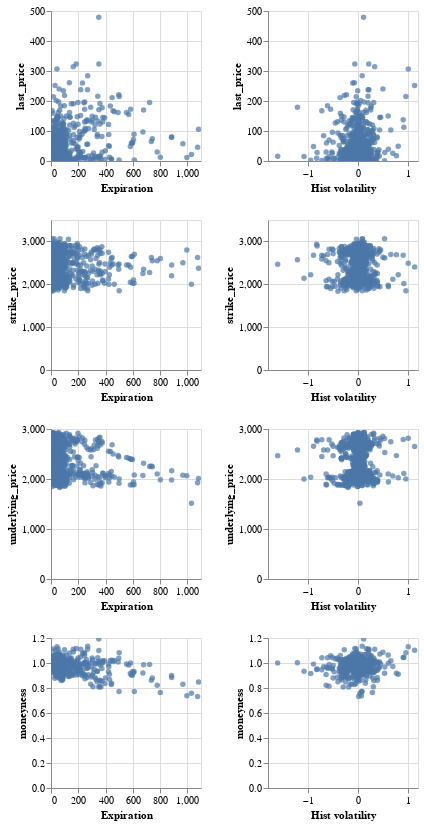

Source (notebook cell):
### Code cell
source = source[['last_price','strike_price','underlying_price','Expiration','Hist volatility','moneyness']]
alt.Chart(source).mark_circle().encode(
    alt.X(alt.repeat("column"), type='quantitative'),
    alt.Y(alt.repeat("row"), type='quantitative'),
).properties(
    width=150,
    height=150
).repeat(
    row=['last_price','strike_price', 'underlying_price', 'moneyness'],
    column=['Expiration', 'Hist volatility',]
).interactive()

### Figure 1 — Vega-Lite specification as saved in the notebook (floating-point values rounded to 4 significant figures; data arrays with more than 128 entries replaced by an {"elided": "..."} marker saying what was removed)
{"config": {"view": {"continuousWidth": 400, "continuousHeight": 300}}, "repeat": {"column": ["Expiration", "Hist volatility"], "row": ["last_price", "strike_price", "underlying_price", "moneyness"]}, "spec": {"data": {"name": "data-e756aaa1bee4f6badbec0650bc73ed16"}, "mark": "circle", "encoding": {"x": {"type": "quantitative", "field": {"repeat": "column"}}, "y": {"type": "quantitative", "field": {"repeat": "row"}}}, "height": 150, "selection": {"selector001": {"type": "interval", "bind": "scales", "encodings": ["x", "y"]}}, "width": 150}, "$schema": "https://vega.github.io/schema/vega-lite/v4.8.1.json", "datasets": {"data-e756aaa1bee4f6badbec0650bc73ed16": {"elided": "1000 records"}}}
